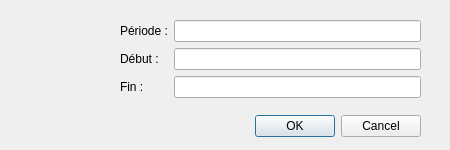
<?xml version="1.0" encoding="UTF-8"?>
<ui version="4.0">
 <class>Dialog_AddPeriode</class>
 <widget class="QDialog" name="Dialog_AddPeriode">
  <property name="geometry">
   <rect>
    <x>0</x>
    <y>0</y>
    <width>450</width>
    <height>150</height>
   </rect>
  </property>
  <property name="minimumSize">
   <size>
    <width>450</width>
    <height>150</height>
   </size>
  </property>
  <property name="maximumSize">
   <size>
    <width>450</width>
    <height>150</height>
   </size>
  </property>
  <property name="windowTitle">
   <string>Ajouter une période</string>
  </property>
  <widget class="QDialogButtonBox" name="buttonBox">
   <property name="geometry">
    <rect>
     <x>80</x>
     <y>110</y>
     <width>341</width>
     <height>32</height>
    </rect>
   </property>
   <property name="orientation">
    <enum>Qt::Horizontal</enum>
   </property>
   <property name="standardButtons">
    <set>QDialogButtonBox::Cancel|QDialogButtonBox::Ok</set>
   </property>
  </widget>
  <widget class="QWidget" name="formLayoutWidget">
   <property name="geometry">
    <rect>
     <x>120</x>
     <y>20</y>
     <width>301</width>
     <height>91</height>
    </rect>
   </property>
   <layout class="QFormLayout" name="formLayout">
    <property name="fieldGrowthPolicy">
     <enum>QFormLayout::ExpandingFieldsGrow</enum>
    </property>
    <property name="labelAlignment">
     <set>Qt::AlignLeading|Qt::AlignLeft|Qt::AlignVCenter</set>
    </property>
    <item row="0" column="0">
     <widget class="QLabel" name="label">
      <property name="text">
       <string>Période :</string>
      </property>
     </widget>
    </item>
    <item row="0" column="1">
     <widget class="QLineEdit" name="lineEditPeriode"/>
    </item>
    <item row="1" column="0">
     <widget class="QLabel" name="label_3">
      <property name="text">
       <string>Début :</string>
      </property>
     </widget>
    </item>
    <item row="1" column="1">
     <widget class="QLineEdit" name="lineEditDebut"/>
    </item>
    <item row="2" column="0">
     <widget class="QLabel" name="label_4">
      <property name="text">
       <string>Fin :</string>
      </property>
     </widget>
    </item>
    <item row="2" column="1">
     <widget class="QLineEdit" name="lineEditFin"/>
    </item>
   </layout>
  </widget>
  <widget class="QLabel" name="label_2">
   <property name="geometry">
    <rect>
     <x>30</x>
     <y>20</y>
     <width>71</width>
     <height>71</height>
    </rect>
   </property>
   <property name="text">
    <string/>
   </property>
   <property name="pixmap">
    <pixmap resource="resources.qrc">:/resources/img/resources/img/New.png</pixmap>
   </property>
   <property name="scaledContents">
    <bool>true</bool>
   </property>
  </widget>
 </widget>
 <resources>
  <include location="resources.qrc"/>
 </resources>
 <connections>
  <connection>
   <sender>buttonBox</sender>
   <signal>accepted()</signal>
   <receiver>Dialog_AddPeriode</receiver>
   <slot>accept()</slot>
   <hints>
    <hint type="sourcelabel">
     <x>248</x>
     <y>254</y>
    </hint>
    <hint type="destinationlabel">
     <x>157</x>
     <y>274</y>
    </hint>
   </hints>
  </connection>
  <connection>
   <sender>buttonBox</sender>
   <signal>rejected()</signal>
   <receiver>Dialog_AddPeriode</receiver>
   <slot>reject()</slot>
   <hints>
    <hint type="sourcelabel">
     <x>316</x>
     <y>260</y>
    </hint>
    <hint type="destinationlabel">
     <x>286</x>
     <y>274</y>
    </hint>
   </hints>
  </connection>
 </connections>
</ui>
